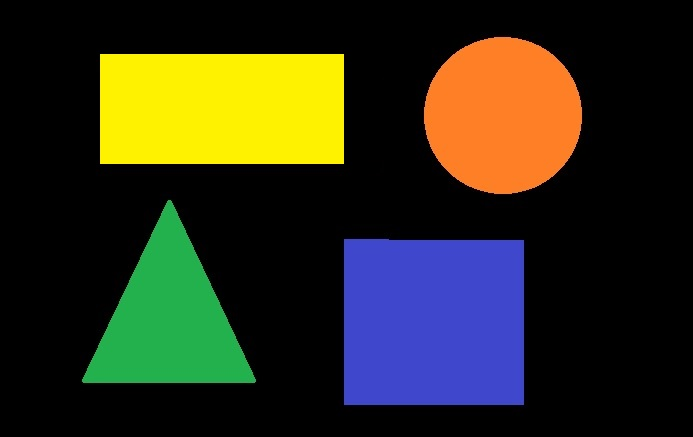
#> input picture fontesImagens/Imagens_Figuras_Geometricas_001.jpg, 693 x 437 px
$ python VisaoComputacional_OpenCV_Exemplo_195.py
#> lines starting #> are read from the running program, lines starting #| are printed output that depends on the picture; after the words box and inside, x2 and y2 are one past the last pixel; in counts of white or black regions, pixels touching at a corner belong together
import cv2
import numpy as np

# Função para detectar a cor amarela
def detect_yellow(image_path):
    # Carregar a imagem
#> called with image_path = 'Imagens_Figuras_Geometricas_001.jpg'
    image = cv2.imread(image_path)
#> image is the input picture: shape (437, 693, 3); mean B, G, R 27.1, 46.3, 47.2

    # Converter a imagem para o espaço de cor HSV
    hsv_image = cv2.cvtColor(image, cv2.COLOR_BGR2HSV)
#> hsv_image: shape (437, 693, 3); mean H, S, V 23.9, 80.6, 68.7

    # Definir o intervalo de cor para amarelo
    lower_yellow = np.array([23, 93, 0])  # Intervalo inferior do amarelo
    upper_yellow = np.array([45, 255, 255])  # Intervalo superior do amarelo

    # Criar a máscara para a cor amarela
    yellow_mask = cv2.inRange(hsv_image, lower_yellow, upper_yellow)
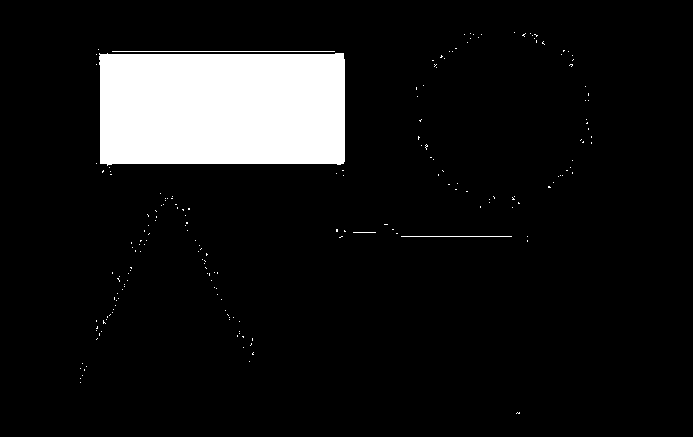
#> yellow_mask: shape (437, 693); 9.1% white; 194 white regions (190 under 20 px), largest, box (x1, y1, x2, y2) and area: (99, 53, 345, 166) 26972, (112, 51, 335, 52) 223, (401, 236, 512, 237) 111, (353, 232, 376, 233) 23

    # Aplicar a máscara na imagem original
    yellow_result = cv2.bitwise_and(image, image, mask=yellow_mask)
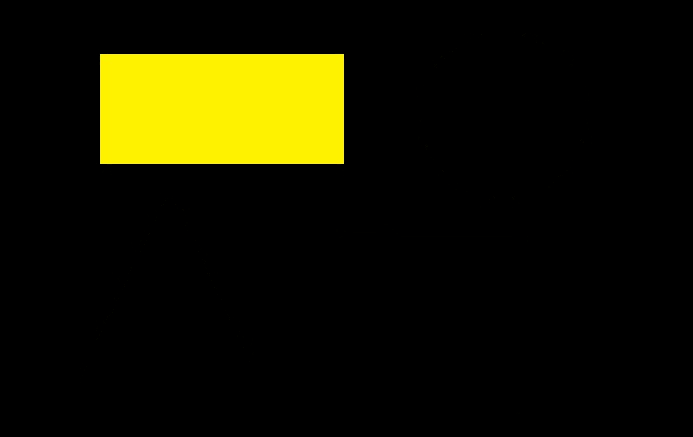
#> yellow_result: shape (437, 693, 3); mean B, G, R 0.1, 21.4, 22.5

    # Mostrar os resultados
    cv2.imshow('Original Image', image)
    cv2.waitKey(0)
    cv2.imshow('Yellow Mask', yellow_mask)
    cv2.waitKey(0)
    cv2.imshow('Detected Yellow Color', yellow_result)
    cv2.waitKey(0)

    # Esperar até que uma tecla seja pressionada e fechar as janelas
    cv2.waitKey(0)
    cv2.destroyAllWindows()

# Caminho da imagem
image_path = 'Imagens_Figuras_Geometricas_001.jpg'

# Detectar a cor amarela
detect_yellow(image_path)
